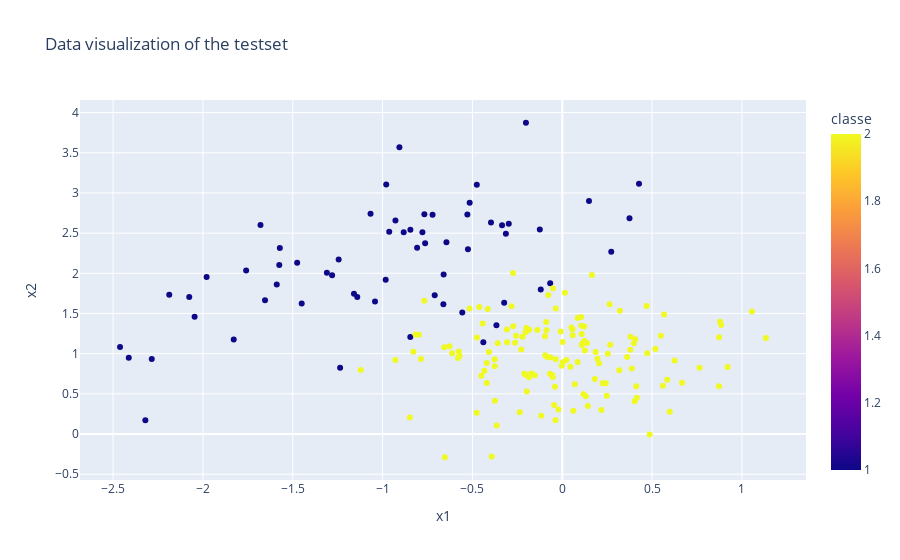

Notebook code for this chart:
### Markdown cell above
Whether using LDA or QDA, we already know that we will not be able to have a perfect classifier. Indeed, some points are in the "zone" of the other class and no function (whether linear or quadratic) will be able to perfectly separate the two classes.

### Code cell
fig = px.scatter(pd.DataFrame(dict(x1=test[:,1], x2=test[:,2], classe=test[:,0])), x="x1", y="x2", color = "classe", title="Data visualization of the testset")
fig.write_image("figures/data_visualization_testset.png")
fig.show()

### Figure 1 — Plotly figure (JSON) as saved in the notebook; plotly's stock layout.template omitted (floating-point values rounded to 4 significant figures; data arrays with more than 128 entries replaced by an {"elided": "..."} marker saying what was removed)
{"data": [{"hovertemplate": "x1=%{x}<br>x2=%{y}<br>classe=%{marker.color}<extra></extra>", "legendgroup": "", "marker": {"color": {"elided": "200 int values"}, "coloraxis": "coloraxis", "symbol": "circle"}, "mode": "markers", "name": "", "orientation": "v", "showlegend": false, "type": "scatter", "x": {"elided": "200 float values"}, "xaxis": "x", "y": {"elided": "200 float values"}, "yaxis": "y"}], "layout": {"coloraxis": {"colorbar": {"title": {"text": "classe"}}, "colorscale": [[0, "#0d0887"], [0.1111, "#46039f"], [0.2222, "#7201a8"], [0.3333, "#9c179e"], [0.4444, "#bd3786"], [0.5556, "#d8576b"], [0.6667, "#ed7953"], [0.7778, "#fb9f3a"], [0.8889, "#fdca26"], [1, "#f0f921"]]}, "legend": {"tracegroupgap": 0}, "title": {"text": "Data visualization of the testset"}, "xaxis": {"anchor": "y", "domain": [0, 1], "title": {"text": "x1"}}, "yaxis": {"anchor": "x", "domain": [0, 1], "title": {"text": "x2"}}}}
